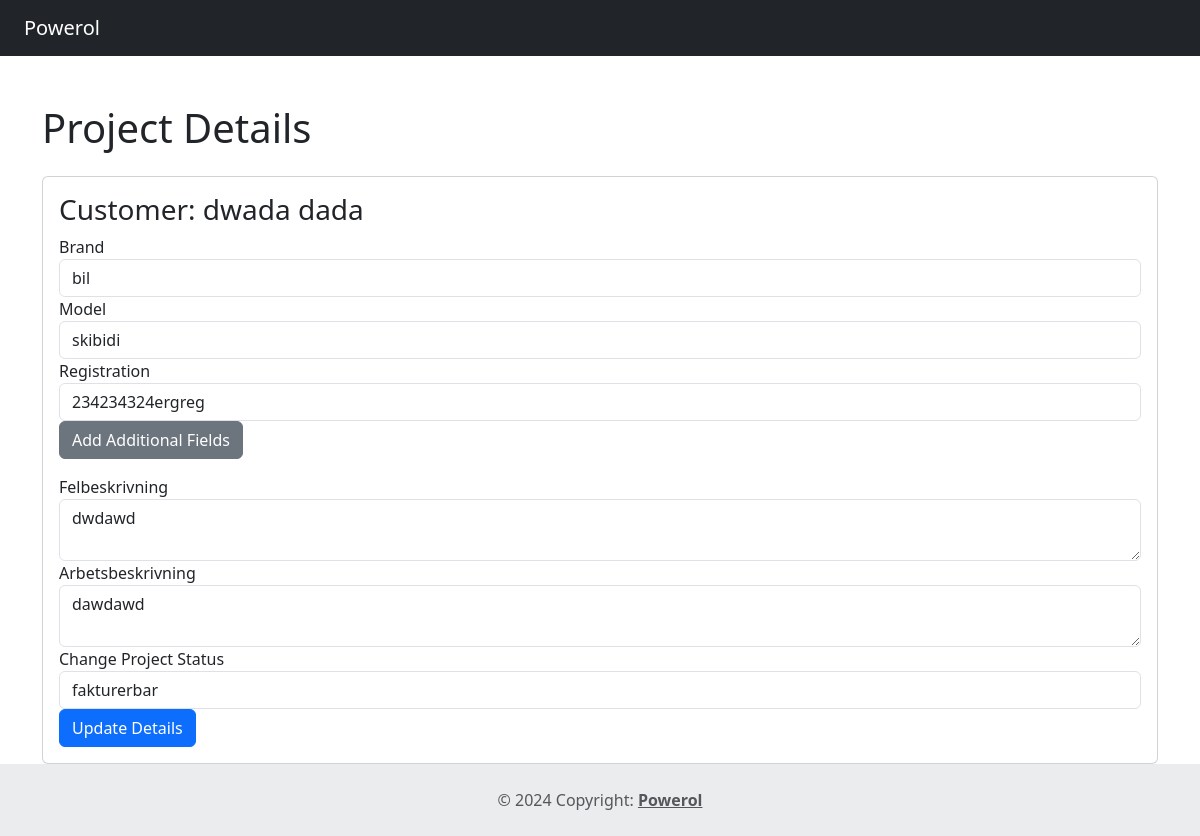
Before: /single-project.php?id=22 with the older database file.
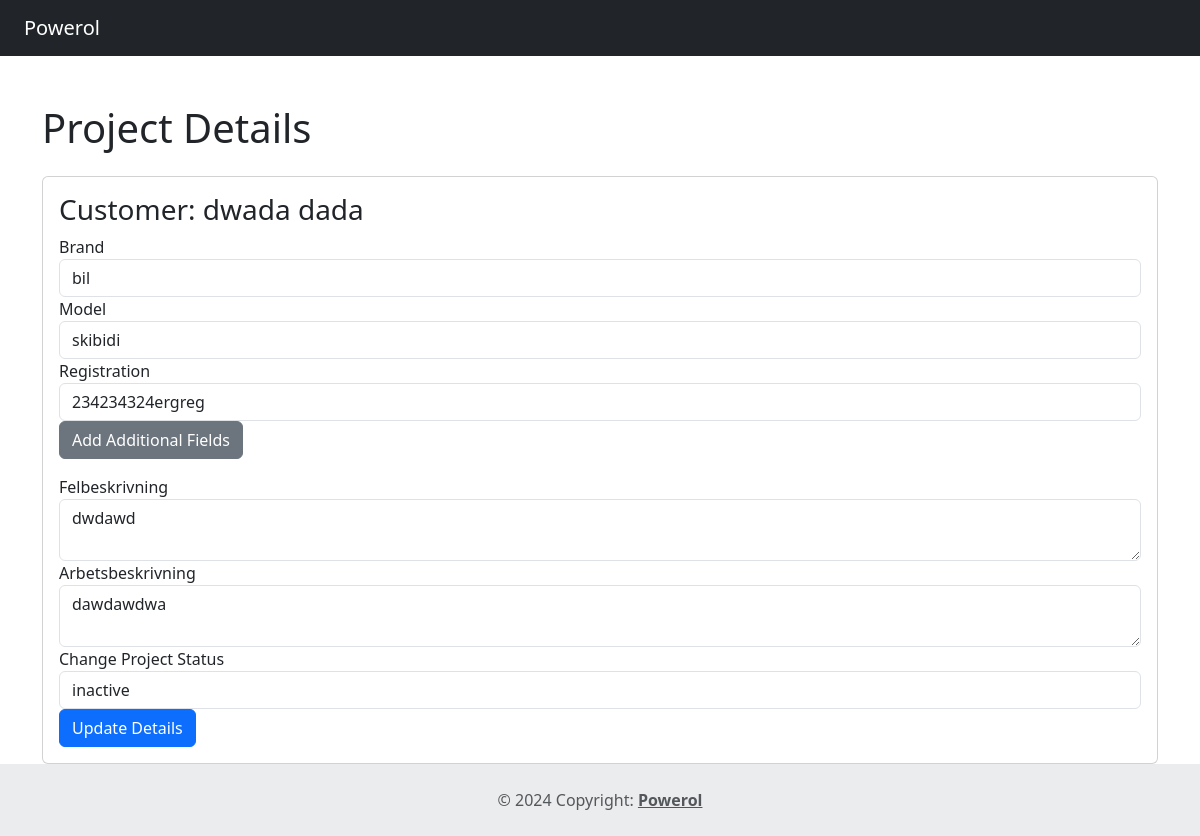
After: the same page with the newer database file.
### tables this page shows
CREATE TABLE `table_projekt` (
  `id_projekt` int(11) NOT NULL,
  `pt_felbeskrivning` varchar(520) NOT NULL,
  `pt_arbetsbeskrivning` varchar(520) NOT NULL,
  `pt_status_fk` int(11) NOT NULL,
  `customer_fk` int(11) NOT NULL,
  `created_by_user_fk` int(11) NOT NULL,
  `car_brand` varchar(255) NOT NULL,
  `car_model` varchar(255) NOT NULL,
  `car_reg` varchar(255) NOT NULL,
  `fk_produkter` int(11) DEFAULT NULL
);

### single-project.php (the view, shortened to what this page needs)
<?php
include_once 'includes/header.php';
include_once 'includes/config.php';
?>
<link href="https://cdn.jsdelivr.net/npm/bootstrap@5.3.3/dist/css/bootstrap.min.css" rel="stylesheet">
<?php
if (isset($_GET['id'])) {
    $id_projekt = $_GET['id'];
    echo "<div class='container mt-5'>";
    echo "<h1 class='mb-4'>Project Details</h1>";
    try {
        $stmt = $pdo->prepare("
            SELECT
                CONCAT(c.cust_fname, ' ', c.cust_lname) AS customer_name,
                p.pt_felbeskrivning,
                p.pt_arbetsbeskrivning,
                p.car_brand,
                p.car_model,
                p.car_reg,
                p.pt_status_fk
            FROM table_projekt p
            JOIN table_customer c ON p.customer_fk = c.id_cust
            WHERE p.id_projekt = ?
        ");
        $stmt->execute([$id_projekt]);
        if ($stmt->rowCount() > 0) {
            $project = $stmt->fetch();
            $status_stmt = $pdo->query("SELECT id_status, status_name FROM table_status");
            $statuses = $status_stmt->fetchAll();
            ?>
            <div class="card">
                <div class="card-body">
                    <h3>Customer: <?= htmlspecialchars($project['customer_name']) ?></h3>
                    <form method="POST">
                        <div class="form-group">
                            <label for="car_brand">Brand</label>
                            <input type="text" id="car_brand" name="car_brand" class="form-control" value="<?= htmlspecialchars($project['car_brand']) ?>">
                        </div>
                        <div class="form-group">
                            <label for="car_model">Model</label>
                            <input type="text" id="car_model" name="car_model" class="form-control" value="<?= htmlspecialchars($project['car_model']) ?>">
                        </div>
                        <div class="form-group">
                            <label for="car_reg">Registration</label>
                            <input type="text" id="car_reg" name="car_reg" class="form-control" value="<?= htmlspecialchars($project['car_reg']) ?>">
                        </div>
                        <button type="button" class="btn btn-secondary mb-3" data-bs-toggle="modal" data-bs-target="#additionalFieldsModal">
                            Add Additional Fields
                        </button>
                        <div class="form-group">
                            <label for="felbeskrivning">Felbeskrivning</label>
                            <textarea id="felbeskrivning" name="felbeskrivning" class="form-control"><?= htmlspecialchars($project['pt_felbeskrivning']) ?></textarea>
                        </div>
                        <div class="form-group">
                            <label for="arbetsbeskrivning">Arbetsbeskrivning</label>
                            <textarea id="arbetsbeskrivning" name="arbetsbeskrivning" class="form-control"><?= htmlspecialchars($project['pt_arbetsbeskrivning']) ?></textarea>
                        </div>
                        <div class="form-group">
                            <label for="status">Change Project Status</label>
                            <select id="status" name="status" class="form-control">
                                <?php foreach ($statuses as $status):
                                    $selected = ($status['id_status'] == $project['pt_status_fk']) ? 'selected' : ''; ?>
                                    <option value="<?= $status['id_status'] ?>" <?= $selected ?>><?= htmlspecialchars($status['status_name']) ?></option>
                                <?php endforeach; ?>
                            </select>
                        </div>
                        <button type="submit" class="btn btn-primary">Update Details</button>
                    </form>
                </div>
            </div>
            <?php
        } else {
            echo "<div class='alert alert-info' role='alert'>Project not found.</div>";
        }
    } catch (PDOException $e) {
        echo "<div class='alert alert-danger' role='alert'>Error: " . htmlspecialchars($e->getMessage()) . "</div>";
    }
    echo "</div>";
} else {
    echo "<div class='alert alert-danger' role='alert'>No project ID specified.</div>";
}
include_once 'includes/footer.php';
?>

Changed rows visible on the page:
changed table_projekt "bil": arbetsbeskrivning "dawdawd" → "dawdawdwa"
Other visible differences:
form field status: "fakturerbar" → "inactive"
